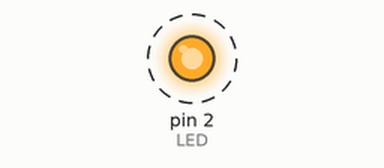
The program below on a simulated MicroPython board. Shown: output pins drawn as LEDs (lit = HIGH). Dashed ring = blinking. What the program prints to the serial console is not drawn.

Above: at 0.2 s.
Timing chart, 0 to 3.0 s (numbered marks = the images above):
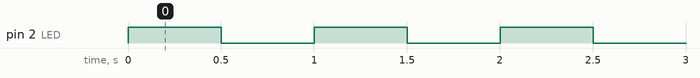

Measured:
- by itself, pin 2 (LED): alternates HIGH for 0.50 s and LOW for 0.50 s

The program:

blinkLED.py
```python
from machine import Pin
import time

# 主控绿色指示灯闪烁
def ledBlink(interval=0.5):
    LED = Pin(2, Pin.OUT)
    while True:
        LED.on()
        time.sleep(interval)
        LED.off()
        time.sleep(interval)

if __name__ == "__main__":
    print("LED is blinking（绿灯正在闪烁）...")
    ledBlink()
else:
    print(__name__ + " module is included!!!")
```
